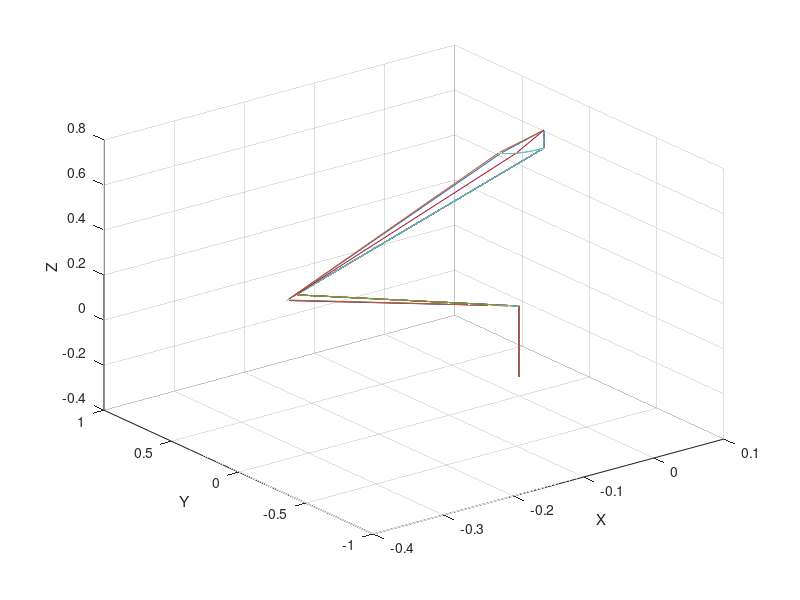
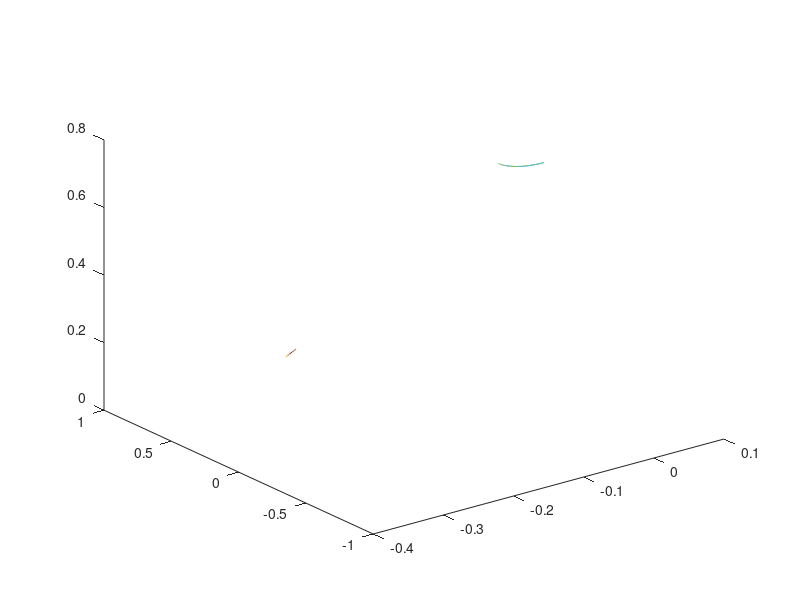

MATLAB code to generate these figures, in order: (Note: this script raises an error after producing the figures.)
clear all;
format long;
global len d3 d5 d7 W H I7 T mu r alpha k qP qM qDp qDm beta aBar q0;
load SYSdata;

load SRDdata1;
load SRDdata2;
load SRDdata3;

figure;
plot3(j1px,j1py,j1pz);hold on;
plot3(j2px,j2py,j2pz);hold on;
plot3(j3px,j3py,j3pz);hold on;
plot3(j4px,j4py,j4pz);hold on;
plot3(j5px,j5py,j5pz);hold on;
plot3(j6px,j6py,j6pz);hold on;
plot3(j7px,j7py,j7pz);hold on;
reach=0.315;
for j=1:15:length(t),
    linksX=[0;j1px(j);j2px(j);j3px(j);j4px(j);j5px(j);j6px(j);j7px(j)];
    linksY=[0;j1py(j);j2py(j);j3py(j);j4py(j);j5py(j);j6py(j);j7py(j)];
    linksZ=[-reach;j1pz(j);j2pz(j);j3pz(j);j4pz(j);j5pz(j);j6pz(j);j7pz(j)];
    plot3(linksX,linksY,linksZ);hold on;
end;
xlabel('X');ylabel('Y');zlabel('Z');
grid on;

figure;
plot3(j1px,j1py,j1pz);hold on;
plot3(j2px,j2py,j2pz);hold on;
plot3(j3px,j3py,j3pz);hold on;
plot3(j4px,j4py,j4pz);hold on;
plot3(j5px,j5py,j5pz);hold on;
plot3(j6px,j6py,j6pz);hold on;
plot3(j7px,j7py,j7pz);hold on;
animate(qAll);
hold on;